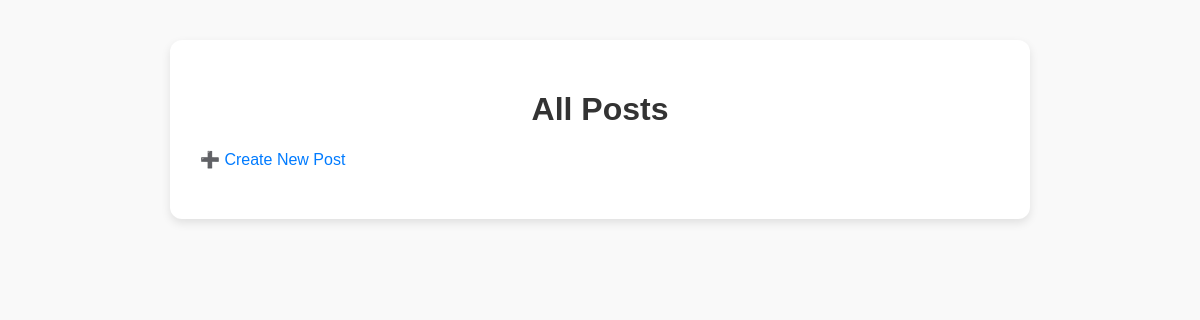
Page /posts on the earlier database version.
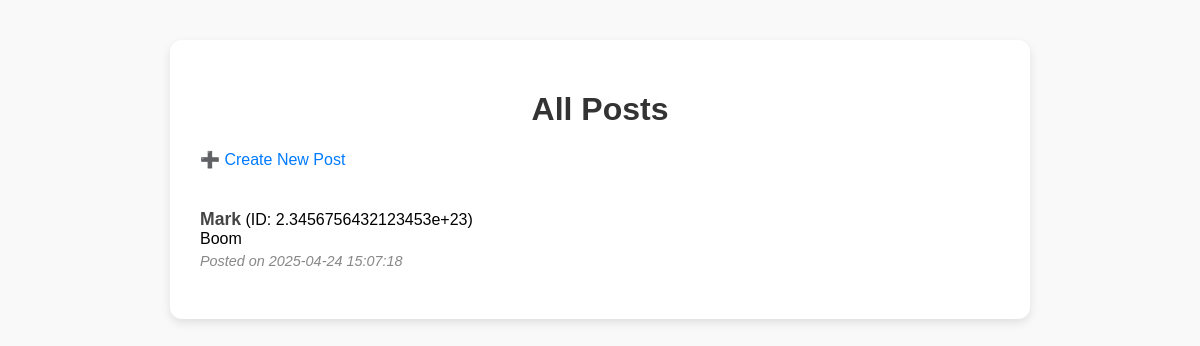
Same page on the later database version.
### main.py (models this page shows, shortened)
class Post(db.Model):
    __tablename__ = 'posts'
    id = db.Column(db.Integer, primary_key=True, autoincrement=True)
    post = db.Column(db.Text, nullable=False)
    author_id = db.Column(db.Integer, db.ForeignKey('users.id'), nullable=False)
    author_name = db.Column(db.String(255), nullable=False)
    image_path = db.Column(db.String(255), nullable=True)
    created_at = db.Column(db.DateTime, default=db.func.now())
    updated_at = db.Column(db.DateTime, default=db.func.now(), onupdate=db.func.now())

### main.py (the view)
@app.route('/posts')
def show_posts():
    posts = Post.query.order_by(Post.created_at.desc()).all()
    return render_template('posts.html', posts=posts)

### templates/posts.html (shortened to what this page needs)
<!DOCTYPE html>
<html>
<head>
    <link rel="stylesheet" href="{{ url_for('static', filename='css/post.css') }}">
</head>
<body>
    <div class="container">
        <h1>All Posts</h1>
        <a href="{{ url_for('create_post') }}">➕ Create New Post</a>
        {% for post in posts %}
        <div class="post">
            <strong>{{ post.author_name }}</strong> (ID: {{ post.author_id }})<br>
            {{ post.post }}<br>
            <em>Posted on {{ post.created_at.strftime('%Y-%m-%d %H:%M:%S') }}</em>
        </div>
    {% endfor %}
</body>
</html>

### static/css/post.css (style rules this page uses)
body { font-family: Arial, sans-serif; background-color: #f9f9f9; margin: 0; padding: 0; }
.container { width: 80%; max-width: 800px; margin: 40px auto; background-color: #fff; padding: 30px; border-radius: 12px; box-shadow: 0 4px 10px rgba(0, 0, 0, 0.1); }
h1 { text-align: center; color: #333; }
a { display: inline-block; margin-bottom: 20px; color: #007BFF; text-decoration: none; }
.post { border-bottom: 1px solid #eee; padding: 20px 0; }
.post:last-child { border-bottom: none; }
.post strong { font-size: 1.1em; color: #444; }
.post em { display: block; margin-top: 5px; color: #888; font-size: 0.9em; }

Differences in the rows shown:
added Post: author_name "Mark", author_id "2.3456756432123453e+23", post "Boom", created_at "2025-04-24 15:07:18"
